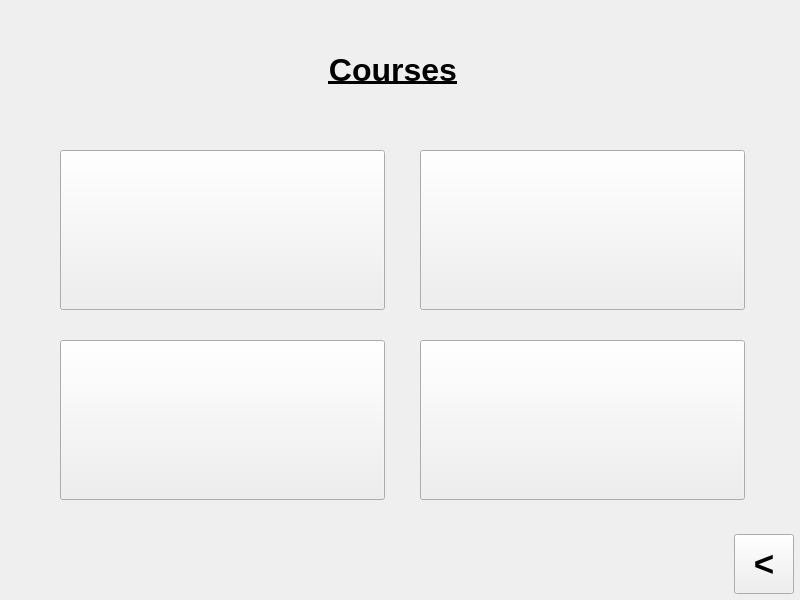
<?xml version="1.0" encoding="UTF-8"?>
<ui version="4.0">
 <class>MainWindow</class>
 <widget class="QMainWindow" name="MainWindow">
  <property name="geometry">
   <rect>
    <x>0</x>
    <y>0</y>
    <width>800</width>
    <height>600</height>
   </rect>
  </property>
  <property name="minimumSize">
   <size>
    <width>800</width>
    <height>600</height>
   </size>
  </property>
  <property name="maximumSize">
   <size>
    <width>800</width>
    <height>600</height>
   </size>
  </property>
  <property name="windowTitle">
   <string>Eco-Cents</string>
  </property>
  <property name="windowIcon">
   <iconset>
    <normaloff>logo.jpg</normaloff>logo.jpg</iconset>
  </property>
  <widget class="QWidget" name="centralwidget">
   <widget class="QPushButton" name="pushButton_back">
    <property name="geometry">
     <rect>
      <x>734</x>
      <y>534</y>
      <width>60</width>
      <height>60</height>
     </rect>
    </property>
    <property name="minimumSize">
     <size>
      <width>60</width>
      <height>60</height>
     </size>
    </property>
    <property name="maximumSize">
     <size>
      <width>60</width>
      <height>60</height>
     </size>
    </property>
    <property name="font">
     <font>
      <pointsize>26</pointsize>
      <weight>75</weight>
      <bold>true</bold>
     </font>
    </property>
    <property name="text">
     <string>&lt;</string>
    </property>
   </widget>
   <widget class="QLabel" name="label">
    <property name="geometry">
     <rect>
      <x>250</x>
      <y>30</y>
      <width>286</width>
      <height>81</height>
     </rect>
    </property>
    <property name="minimumSize">
     <size>
      <width>286</width>
      <height>81</height>
     </size>
    </property>
    <property name="maximumSize">
     <size>
      <width>286</width>
      <height>81</height>
     </size>
    </property>
    <property name="font">
     <font>
      <weight>75</weight>
      <bold>true</bold>
     </font>
    </property>
    <property name="styleSheet">
     <string notr="true">color: black</string>
    </property>
    <property name="text">
     <string>&lt;html&gt;&lt;head/&gt;&lt;body&gt;&lt;p align=&quot;center&quot;&gt;&lt;span style=&quot; font-size:24pt; text-decoration: underline;&quot;&gt;Courses&lt;/span&gt;&lt;/p&gt;&lt;/body&gt;&lt;/html&gt;</string>
    </property>
   </widget>
   <widget class="QPushButton" name="pushButton_installparts">
    <property name="geometry">
     <rect>
      <x>420</x>
      <y>150</y>
      <width>325</width>
      <height>160</height>
     </rect>
    </property>
    <property name="minimumSize">
     <size>
      <width>325</width>
      <height>160</height>
     </size>
    </property>
    <property name="maximumSize">
     <size>
      <width>325</width>
      <height>160</height>
     </size>
    </property>
    <property name="font">
     <font>
      <pointsize>20</pointsize>
      <weight>75</weight>
      <bold>true</bold>
     </font>
    </property>
    <property name="text">
     <string/>
    </property>
    <property name="icon">
     <iconset>
      <normaloff>course2.jpg</normaloff>course2.jpg</iconset>
    </property>
    <property name="iconSize">
     <size>
      <width>300</width>
      <height>140</height>
     </size>
    </property>
   </widget>
   <widget class="QPushButton" name="pushButton_buildcomp">
    <property name="geometry">
     <rect>
      <x>60</x>
      <y>340</y>
      <width>325</width>
      <height>160</height>
     </rect>
    </property>
    <property name="minimumSize">
     <size>
      <width>325</width>
      <height>160</height>
     </size>
    </property>
    <property name="maximumSize">
     <size>
      <width>325</width>
      <height>160</height>
     </size>
    </property>
    <property name="font">
     <font>
      <pointsize>20</pointsize>
      <weight>75</weight>
      <bold>true</bold>
     </font>
    </property>
    <property name="text">
     <string/>
    </property>
    <property name="icon">
     <iconset>
      <normaloff>course3.jpg</normaloff>course3.jpg</iconset>
    </property>
    <property name="iconSize">
     <size>
      <width>300</width>
      <height>140</height>
     </size>
    </property>
   </widget>
   <widget class="QPushButton" name="pushButton_repaircomp">
    <property name="geometry">
     <rect>
      <x>60</x>
      <y>150</y>
      <width>325</width>
      <height>160</height>
     </rect>
    </property>
    <property name="minimumSize">
     <size>
      <width>325</width>
      <height>160</height>
     </size>
    </property>
    <property name="maximumSize">
     <size>
      <width>325</width>
      <height>160</height>
     </size>
    </property>
    <property name="font">
     <font>
      <pointsize>20</pointsize>
      <weight>75</weight>
      <bold>true</bold>
     </font>
    </property>
    <property name="autoFillBackground">
     <bool>false</bool>
    </property>
    <property name="text">
     <string/>
    </property>
    <property name="icon">
     <iconset>
      <normaloff>course1.jpg</normaloff>course1.jpg</iconset>
    </property>
    <property name="iconSize">
     <size>
      <width>300</width>
      <height>140</height>
     </size>
    </property>
   </widget>
   <widget class="QLabel" name="label_2">
    <property name="geometry">
     <rect>
      <x>0</x>
      <y>0</y>
      <width>800</width>
      <height>600</height>
     </rect>
    </property>
    <property name="text">
     <string/>
    </property>
    <property name="pixmap">
     <pixmap>background.jpeg</pixmap>
    </property>
    <property name="scaledContents">
     <bool>true</bool>
    </property>
   </widget>
   <widget class="QPushButton" name="pushButton_buildcomp_2">
    <property name="geometry">
     <rect>
      <x>420</x>
      <y>340</y>
      <width>325</width>
      <height>160</height>
     </rect>
    </property>
    <property name="minimumSize">
     <size>
      <width>325</width>
      <height>160</height>
     </size>
    </property>
    <property name="maximumSize">
     <size>
      <width>325</width>
      <height>160</height>
     </size>
    </property>
    <property name="font">
     <font>
      <pointsize>20</pointsize>
      <weight>75</weight>
      <bold>true</bold>
     </font>
    </property>
    <property name="text">
     <string/>
    </property>
    <property name="icon">
     <iconset>
      <normaloff>course4.jpg</normaloff>course4.jpg</iconset>
    </property>
    <property name="iconSize">
     <size>
      <width>300</width>
      <height>160</height>
     </size>
    </property>
   </widget>
   <zorder>label_2</zorder>
   <zorder>pushButton_back</zorder>
   <zorder>label</zorder>
   <zorder>pushButton_repaircomp</zorder>
   <zorder>pushButton_buildcomp</zorder>
   <zorder>pushButton_buildcomp_2</zorder>
   <zorder>pushButton_installparts</zorder>
  </widget>
 </widget>
 <tabstops>
  <tabstop>pushButton_back</tabstop>
 </tabstops>
 <resources/>
 <connections/>
</ui>
